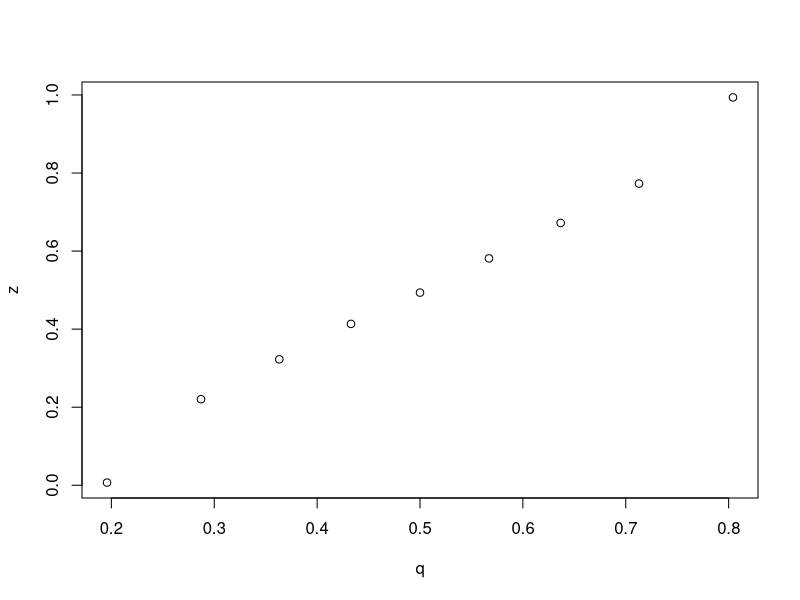
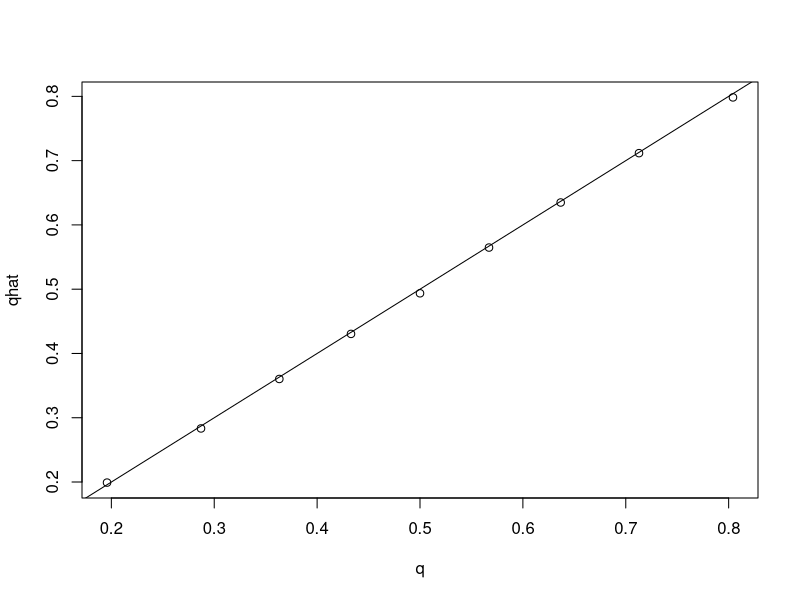

Here is the R script that generated these plots, in order:
## The Acceptance - Rejection Method


betagen <- function(n, a, b){
  #init
  k<-0
  j<-0
  #acceptance rate
  y<-numeric(n)
  while (k < n) {
    u <- runif(1)
    j <- j + 1
    x <- runif(1)
    if(x *4* (1 - x) > u){
      k <- k+1
      y[k] <- x
    }
    
  }
  print(n/j) #acceptance rate
  return(y)
}
n <- 10000
z <- betagen(n,2,2) 
z  
  
p <- seq(0.1,0.9,0.1)
qhat <- quantile(z, p) #sample quantiles
q <- qbeta(p,2,2)  #theorichal quantiles
se <- sqrt(p*(1-p)/n*dbeta(q,2,2)) #standard error
round(rbind(qhat, q, se),3)

?qqplot
qqplot(q,z)
plot(q,qhat)

abline(0,1)










